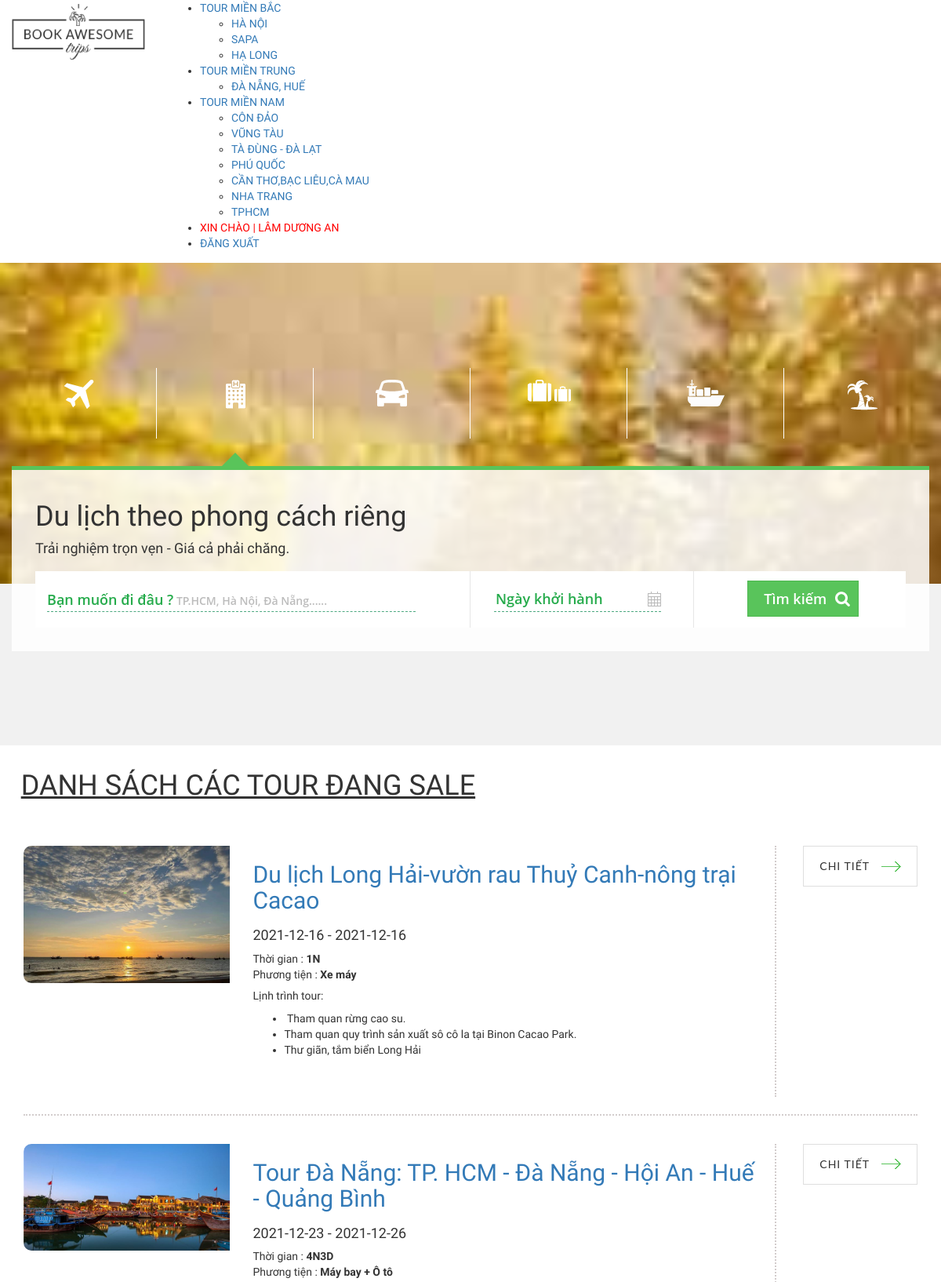
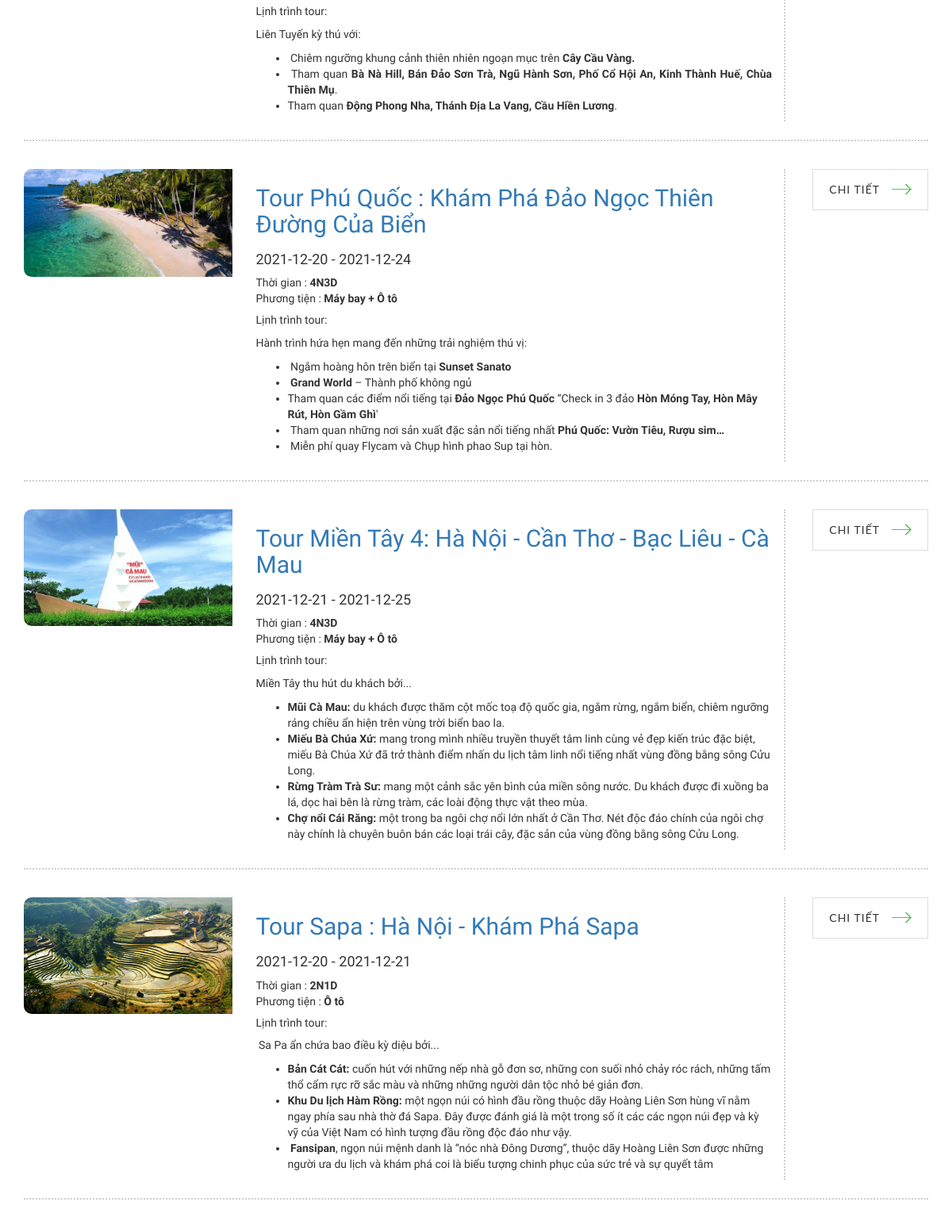
The page /index.php?action=home&act=saleTours (signed in, upper part) on the database its author committed (2 pictures, top to bottom).
### tables this page shows
CREATE TABLE `tour` (
  `tourID` int(11) NOT NULL,
  `tourName` varchar(128) NOT NULL,
  `startingPoint` varchar(128) NOT NULL,
  `destination` varchar(128) NOT NULL,
  `time` varchar(128) NOT NULL,
  `transport` varchar(128) NOT NULL,
  `begin` date DEFAULT NULL,
  `end` date DEFAULT NULL,
  `priceTour` int(11) NOT NULL,
  `sale` varchar(11) NOT NULL,
  `saleTour` int(11) NOT NULL,
  `numPeople` int(11) NOT NULL,
  `thumbnail` text NOT NULL,
  `galleries` longtext NOT NULL,
  `typeTour` int(11) NOT NULL,
  `typeDestination` varchar(5) DEFAULT NULL,
  `schedule` text NOT NULL,
  `detailTour` text NOT NULL
);

### Model/connect.php (called while the page is built, shortened)
<?php
class connect
{
	var $db=null;
	public function __construct()
	{
		$dsn='mysql:host=localhost;dbname=mytour2';
		$user='root';
		$pass='';
		$this->db=new PDO($dsn,$user,$pass,array(PDO::MYSQL_ATTR_INIT_COMMAND=>"SET NAMES utf8"));
	}
	public function getList($select)
	{
		$results=$this->db->query($select);
		return($results);
	}
}
?>

### Model/tour.php (called while the page is built, shortened)
<?php
    class Tour {
        public function getListProductSale() {
            $db = new connect();
            $selectDB = "select * from tour where saleTour > 0";
            $result = $db->getList($selectDB);
            return $result;
        }
    }
?>

### View/tour_list.php (the view)
<div class="container-fluid font-weight-bolder" style="background-color: white;">
    <?php
        if($_GET["act"] == "tours") {
            echo '
                <div class="title-wrap ">
                    <div class="ravel-title ">
                            <h1> <u> DANH SÁCH CÁC TOUR </u></h1>
                    </div>
                </div> ';
            $ac = 1;
        }else if($_GET["act"] == "saleTours") {
            echo '
                <div class="title-wrap ">
                    <div class="ravel-title ">
                            <h1> <u> DANH SÁCH CÁC TOUR ĐANG SALE</u></h1>
                    </div>
                </div> ';
            $ac = 2;
        }
    ?>
<?php
        $tours = new Tour();
        if($ac == 1) {
            $result = $tours->getListProducts();
        }else if ($ac == 2) {
            $result = $tours->getListProductSale();
        }
        while ($set = $result->fetch()):
?>
           <div class="container-fluid my-3" style="margin:3% auto">
    <div class="tour-item" style="padding-bottom: 2%; border-bottom: 2px dotted #d3cdcd;">
        <div class=" row ">
            <div class=" col-md-3">
                <a href="index.php?action=home&act=detailTour&id=<?php echo $set['tourID']; ?>">
                    <img src="Content/images/tour/<?php echo $set['thumbnail']; ?>" alt="" style="width:100%;border-radius: 10px 0px 0px 10px;">
                </a>
            </div>
            <div class="col-md-7" style="border-right: 2px dotted #d3cdcd;">
                <div class="cruise-name">
                    <a href="index.php?action=home&act=detailTour&id=<?php echo $set['tourID']; ?>">
                        <h2><?php echo $set['tourName']; ?> </h2>
                    </a>
                </div>
                <div class="content-item">
                    <div class="departure cruise-name" style="margin-top:18px">
                        <h4> <?php echo $set['begin']; ?> - <?php echo $set['end']; ?></h4>
                    </div>
                    <div class="time">Thời gian : <b><?php echo $set['time']; ?></b> </div>
                    <div class="vehicle">
                        Phương tiện :   <b> <?php echo $set['transport']; ?> </b> </div>
                    <div class="plan">
                        <h5> Lịnh trình tour:</h5>
                        <div class="plan-detail">
                        <?php echo $set['schedule']; ?>
                        </div>
                    </div>
                </div>
            </div>
            <div class="col-md-2">
                <a href="index.php?action=home&act=detailTour&id=<?php echo $set['tourID']; ?>" title="" class="awe-btn awe-btn-5 awe-btn-lager arrow-right text-uppercase float-right">CHI TIẾT</a>
            </div>
        </div>
    </div>
</div>
<?php
        endwhile;
         echo " </div>"
    ?>

### rows shown on the page
tour: thumbnail (picture), tourName "Du lịch Long Hải-vườn rau Thuỷ Canh-nông trại Cacao", begin "2021-12-16", end "2021-12-16", time "1N", transport "Xe máy", schedule "Tham quan rừng cao su. Tham quan quy trình sản xuất sô cô la tại Binon Cacao Park. Thư giãn, tắm biển Long Hải"
tour: thumbnail (picture), tourName "Tour Đà Nẵng: TP. HCM - Đà Nẵng - Hội An - Huế - Quảng Bình", begin "2021-12-23", end "2021-12-26", time "4N3D", transport "Máy bay + Ô tô", schedule "Liên Tuyến kỳ thú với: Chiêm ngưỡng khung cảnh thiên nhiên ngoạn mục trên Cây Cầu Vàng. Tham quan Bà Nà Hill, Bán Đảo Sơn Trà, Ngũ Hành Sơn, Phố Cổ Hội An, Kinh Thành Huế, Chùa Thiên Mụ . Tham quan Động Phong Nha, Thánh Địa La Vang, Cầu Hiền Lương ."
tour: thumbnail (picture), tourName "Tour Phú Quốc : Khám Phá Đảo Ngọc Thiên Đường Của Biển", begin "2021-12-20", end "2021-12-24", time "4N3D", transport "Máy bay + Ô tô", schedule "Hành trình hứa hẹn mang đến những trải nghiệm thú vị: Ngắm hoàng hôn trên biển tại Sunset Sanato Grand World – Thành phố không ngủ Tham quan các điểm nổi tiếng tại Đảo Ngọc Phú Quốc “Check in 3 đảo Hòn Móng Tay, Hòn Mây Rút, Hòn Gầm Ghì ' Tham quan những nơi sản xuất đặc sản nổi tiếng nhất Phú Quốc: Vườn Tiêu, Rượu sim… Miễn phí quay Flycam và Chụp hình phao Sup tại hòn."
tour: thumbnail (picture), tourName "Tour Miền Tây 4: Hà Nội - Cần Thơ - Bạc Liêu - Cà Mau", begin "2021-12-21", end "2021-12-25", time "4N3D", transport "Máy bay + Ô tô", schedule "Miền Tây thu hút du khách bởi... Mũi Cà Mau: du khách được thăm cột mốc toạ độ quốc gia, ngắm rừng, ngắm biển, chiêm ngưỡng ráng chiều ẩn hiện trên vùng trời biển bao la. Miếu Bà Chúa Xứ: mang trong mình nhiều truyền thuyết tâm linh cùng vẻ đẹp kiến trúc đặc biệt, miếu Bà Chúa Xứ đã trở thành điểm nhấn du lịch tâm linh nổi tiếng nhất vùng đồng bằng sông Cửu Long. Rừng Tràm Trà Sư: mang một cảnh sắc yên bình của miền sông nước. Du khách được đi xuồng ba lá, dọc hai bên là rừng tràm, các loài động thực vật theo mùa. Chợ nổi Cái Răng: một trong ba ngôi chợ nổi lớn nhất ở Cần Thơ. Nét độc đáo chính của ngôi chợ này chính là chuyên buôn bán các loại trái cây, đặc sản của vùng đồng bằng sông Cửu…"
tour: thumbnail (picture), tourName "Tour Sapa : Hà Nội - Khám Phá Sapa", begin "2021-12-20", end "2021-12-21", time "2N1D", transport "Ô tô", schedule "Sa Pa ẩn chứa bao điều kỳ diệu bởi... Bản Cát Cát: cuốn hút với những nếp nhà gỗ đơn sơ, những con suối nhỏ chảy róc rách, những tấm thổ cẩm rực rỡ sắc màu và những những người dân tộc nhỏ bé giản đơn. Khu Du lịch Hàm Rồng: một ngọn núi có hình đầu rồng thuộc dãy Hoàng Liên Sơn hùng vĩ nằm ngay phía sau nhà thờ đá Sapa. Đây được đánh giá là một trong số ít các các ngọn núi đẹp và kỳ vỹ của Việt Nam có hình tượng đầu rồng độc đáo như vậy. Fansipan , ngọn núi mệnh danh là “nóc nhà Đông Dương”, thuộc dãy Hoàng Liên Sơn được những người ưa du lịch và khám phá coi là biểu tượng chinh phục của sức trẻ và sự quyết tâm"

### other values the page prints
$set['destination'] "HÀ NỘI"
$set['destination'] "SAPA"
$set['destination'] "HẠ LONG"
$set['destination'] "ĐÀ NẴNG, HUẾ"
$set['destination'] "CÔN ĐẢO"
$set['destination'] "VŨNG TÀU"
$set['destination'] "TÀ ĐÙNG - ĐÀ LẠT"
$set['destination'] "PHÚ QUỐC"
$set['destination'] "CẦN THƠ,BẠC LIÊU,CÀ MAU"
$set['destination'] "NHA TRANG"
$set['destination'] "TPHCM"
$name "LÂM DƯƠNG AN"
